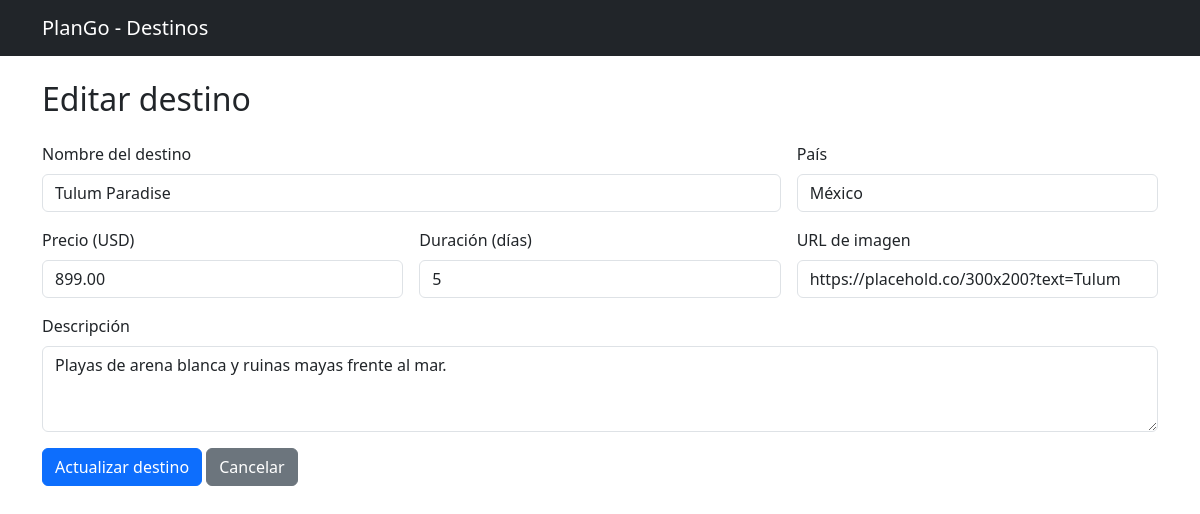
Screenshot of /editar.php?id=1 with the database file from the repository.
### tables this page shows
CREATE TABLE IF NOT EXISTS destinos (
    id_destino     INT AUTO_INCREMENT PRIMARY KEY,
    nombre         VARCHAR(100) NOT NULL,
    pais           VARCHAR(60)  NOT NULL,
    precio         DECIMAL(10,2) NOT NULL,
    duracion_dias  INT NOT NULL,
    descripcion    TEXT,
    imagen         VARCHAR(255)
);

### modelo/ModeloDestino.php (called while the page is built, shortened)
<?php
class ModeloDestino {
    public static function mdlMostrarDestino($id) {
        $con = Conexion::conectar();
        $stmt = $con->prepare("SELECT * FROM destinos WHERE id_destino = ?");
        $stmt->bind_param('i', $id);
        $stmt->execute();
        $destino = $stmt->get_result()->fetch_assoc();
        return $destino;
    }
}

### controlador/ControladorDestino.php (called while the page is built, shortened)
<?php
require_once __DIR__ . '/../modelo/ModeloDestino.php';
class ControladorDestino {
    public function ctrMostrarDestino($id) {
        return ModeloDestino::mdlMostrarDestino($id);
    }
}

### editar.php (the view, shortened to what this page needs)
<?php
require_once 'controlador/ControladorDestino.php';
$controlador = new ControladorDestino();
$controlador->ctrActualizarDestino();
$id = isset($_GET['id']) ? $_GET['id'] : null;
$destino = $controlador->ctrMostrarDestino($id);
?>
<?php include 'vista/plantillas/header.php'; ?>
<div class="container">
    <h2 class="mb-4">Editar destino</h2>
    <form method="POST" action="editar.php?id=<?php echo $destino['id_destino']; ?>" class="row g-3">
        <div class="col-md-8">
            <label class="form-label">Nombre del destino</label>
            <input type="text" name="nombre" class="form-control" value="<?php echo $destino['nombre']; ?>" required>
        </div>
        <div class="col-md-4">
            <label class="form-label">País</label>
            <input type="text" name="pais" class="form-control" value="<?php echo $destino['pais']; ?>" required>
        </div>
        <div class="col-md-4">
            <label class="form-label">Precio (USD)</label>
            <input type="number" step="0.01" min="0" name="precio" class="form-control" value="<?php echo $destino['precio']; ?>" required>
        </div>
        <div class="col-md-4">
            <label class="form-label">Duración (días)</label>
            <input type="number" min="1" name="duracion_dias" class="form-control" value="<?php echo $destino['duracion_dias']; ?>" required>
        </div>
        <div class="col-md-4">
            <label class="form-label">URL de imagen</label>
            <input type="text" name="imagen" class="form-control" value="<?php echo $destino['imagen']; ?>">
        </div>
        <div class="col-12">
            <label class="form-label">Descripción</label>
            <textarea name="descripcion" class="form-control" rows="3" required><?php echo $destino['descripcion']; ?></textarea>
        </div>
        <div class="col-12">
            <button type="submit" class="btn btn-primary">Actualizar destino</button>
            <a href="index.php" class="btn btn-secondary">Cancelar</a>
        </div>
    </form>
</div>
<?php include 'vista/plantillas/footer.php'; ?>

### rows the page displays
destinos: nombre "Tulum Paradise", pais "México", precio "899.00", duracion_dias "5", imagen "https://placehold.co/300x200?text=Tulum", descripcion "Playas de arena blanca y ruinas mayas frente al mar."
